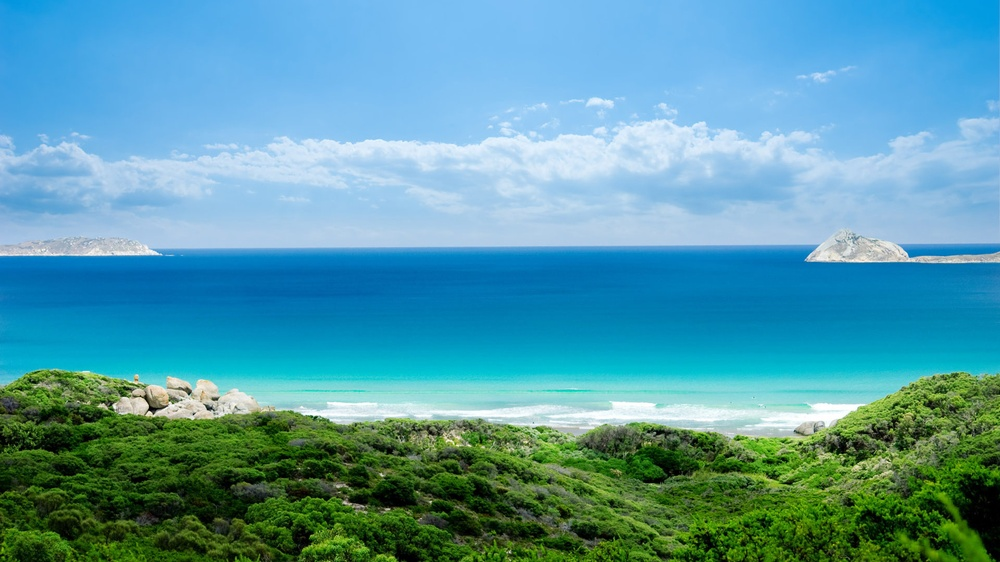
#> input picture pct.jpg, 1000 x 562 px, shrunk from 1920 x 1080 before the run
$ jupyter execute --allow-errors PCA.ipynb   (shell and % lines are left out)
#> lines starting #> are read from the running program, lines starting #| are printed output that depends on the picture
[cell 1]
import numpy as np
from matplotlib import pyplot as plt

[cell 2]
def normalize(X):
    '''
      Normalise data before processing
      Return normalized data and normalization parameters
    '''
    num = X.shape[1]
    norm_params = np.zeros((2, num))
    norm_params[0] = X.mean(axis = 0)
    norm_params[1] = X.std(axis = 0, ddof = 1)
    norm_X = (X - norm_params[0]) / norm_params[1]
    return norm_X, norm_params

[cell 3]
def transform(X,n_components):
    '''
        Select components with largest variance:
            1) Estimate covariance matrix
            2) Find its eigenvalues and eigenvectors
            3) Check if eigenvalues are complex -> to real space
            4) Sort vals & vectors
            5) Select n components
            5) Project all data on the selected components
    '''
    cov = np.dot(X.T, X) / len(X)

    e_val, e_vect = np.linalg.eig(cov)

    e_val = np.absolute(e_val)

    ind = np.argsort(-e_val)
    e_vect = e_vect[:, ind]
    e_vect = e_vect.astype(float)

    e_vect_reduced = e_vect[:, :n_components]
    new_X = np.dot(X, e_vect_reduced)
    return new_X, e_vect_reduced

[cell 4]
def restore(X_reduced, evect_reduced, norm_params):
    '''
        Restore "original" values:
            1) Restore original size
            2) Rescale
    '''
    X_rest = np.dot(X_reduced, evect_reduced.T)
    X_rest = (X_rest * norm_params[1] + norm_params[0])
    return X_rest

## All processing

### Simple data

[cell 5]
points = 10
X = np.zeros((points,2))
x = np.arange(1,points+1)
y = 4 * x *x + np.random.randn(points)*2
X[:,1] = y
X[:,0] = x
number_of_components = 1

[cell 6]
# normalization
X_norm, norm_params = normalize(np.copy(X))

# dimension reduction
X_reduced, evect_reduced = transform(X_norm, number_of_components)

# restoring dimensions
restored_X = restore(X_reduced, evect_reduced, norm_params)

### Visualization

[cell 7]
plt.figure()
plt.scatter(X[:, 0], X[:, 1], color='c', label='Initial')
plt.scatter(restored_X[:, 0], restored_X[:, 1], color='y', label='Restored')
plt.legend(loc='best')
plt.xlabel('x')
plt.ylabel('y')
plt.show()
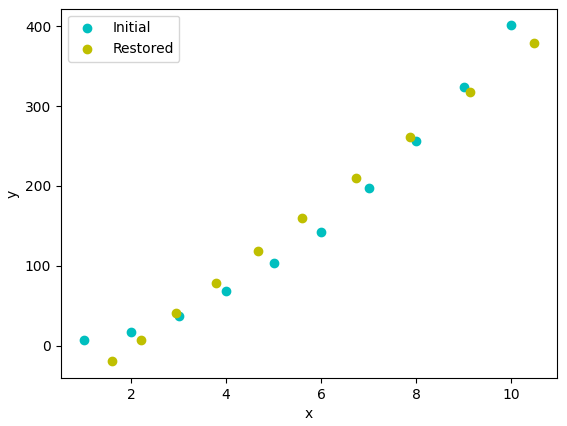
#> figure drawn by matplotlib, 1 panel

## Try use PCA on image

[cell 8]
from PIL import Image
number_of_components_image = 100

# read image
img = Image.open('pct.jpg')
#> img is the input picture: PIL image 1000x562 RGB; mean R, G, B 85, 153.8, 167.4
# black & white transformation
img = img.convert('L')
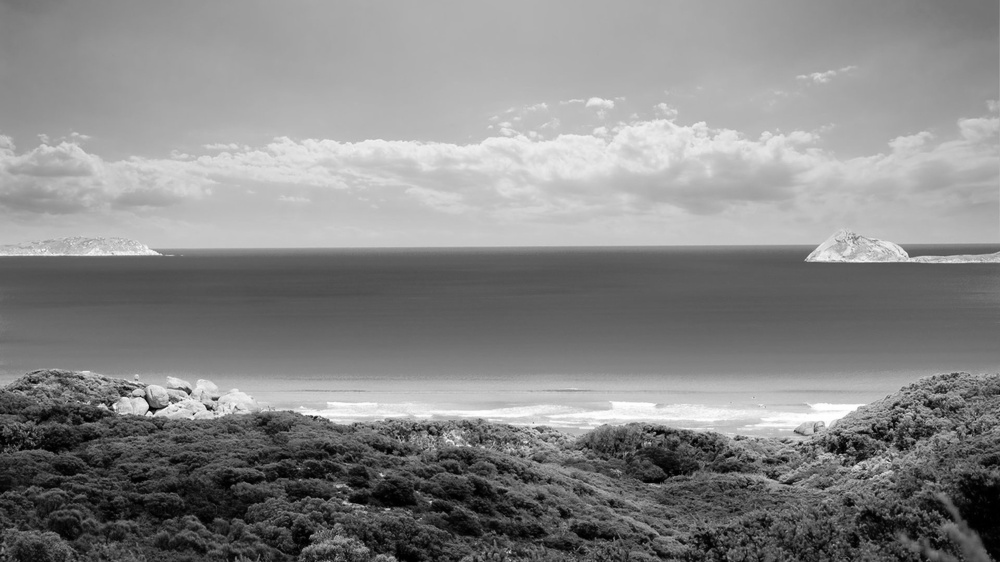
#> img: PIL image 1000x562 L; min 0, max 255, mean 134.8

# create numpy array
img_X = (np.copy(np.asarray(img))).astype(float)

# normalization
X_norm_img, norm_params = normalize(img_X)
#> in normalize (call 2), `norm_X = (X - norm_params[0]) / norm_params[1]`:
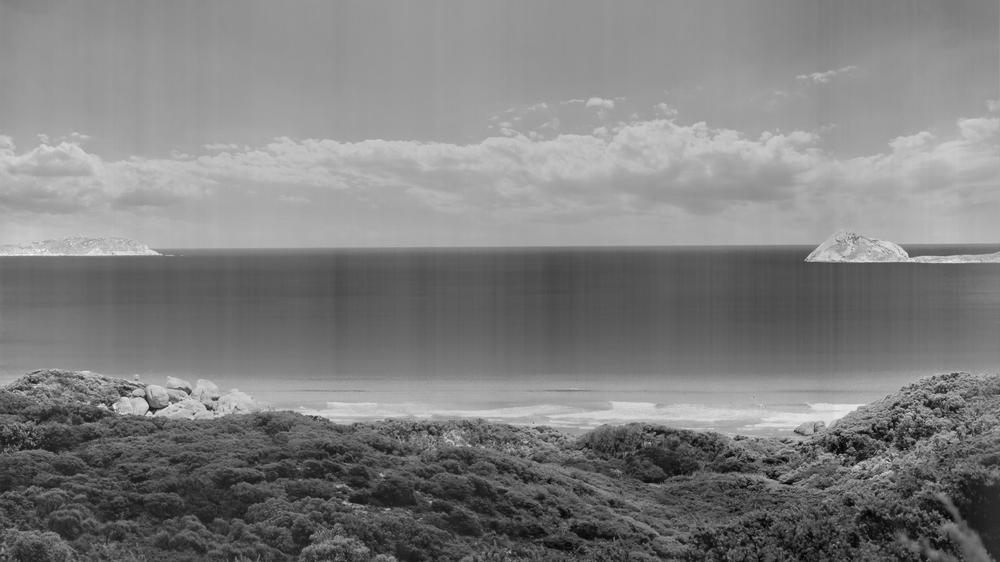
#> norm_X: shape (562, 1000) float64; min -2.93, max 2.94, mean -7.12e-17; drawn with min black and max white

# dimension reduction
X_reduced_img, evect_reduced = transform(X_norm_img, number_of_components_image)
#> call 2 of transform, with n_components = 100
#> in transform (call 2), `cov = np.dot(X.T, X) / len(X)`:
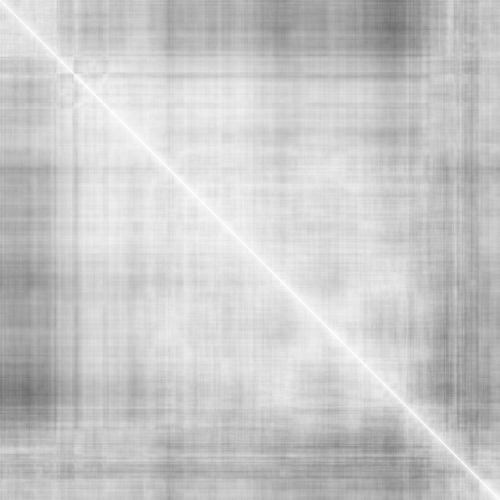
#> cov: shape (1000, 1000) float64 (shown at 1/2 size); min 0.424, max 0.998, mean 0.789
#> in transform (call 2), `e_val = np.absolute(e_val)`: e_val = 1000 values, max 791.6 at index 0, min 1.17e-16 at index 997, mean 0.998
#> in transform (call 2), `ind = np.argsort(-e_val)`: ind = 1000 values, max 999 at index 996, min 0 at index 0, mean 499.5
#> in transform (call 2), `e_vect = e_vect.astype(float)`:
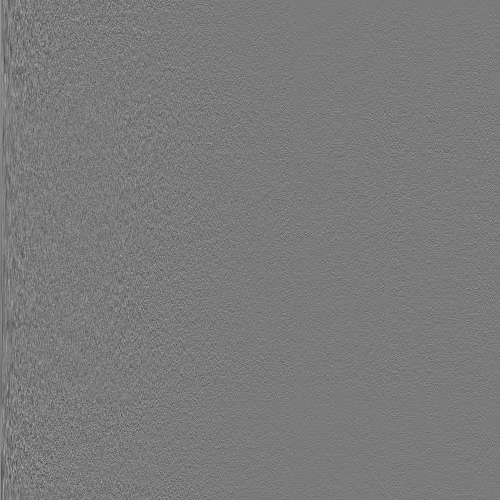
#> e_vect: shape (1000, 1000) float64 (shown at 1/2 size); min -0.199, max 0.214, mean 2.89e-05; drawn with min black and max white
#> in transform (call 2), `e_vect_reduced = e_vect[:, :n_components]`:
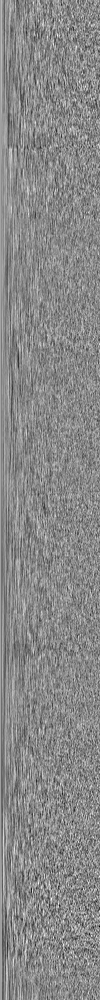
#> e_vect_reduced: shape (1000, 100) float64; min -0.174, max 0.151, mean 0.000289; drawn with min black and max white
#> in transform (call 2), `new_X = np.dot(X, e_vect_reduced)`:
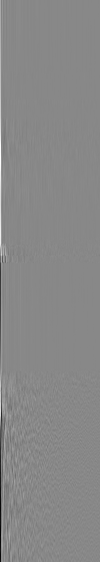
#> new_X: shape (562, 100) float64; min -47.01, max 40.98, mean 0; drawn with min black and max white

# dimension restoring
X_restored_img = restore(X_reduced_img, evect_reduced, norm_params)

# create from restored array
#> (the rest of this cell did not finish here and is left out)
